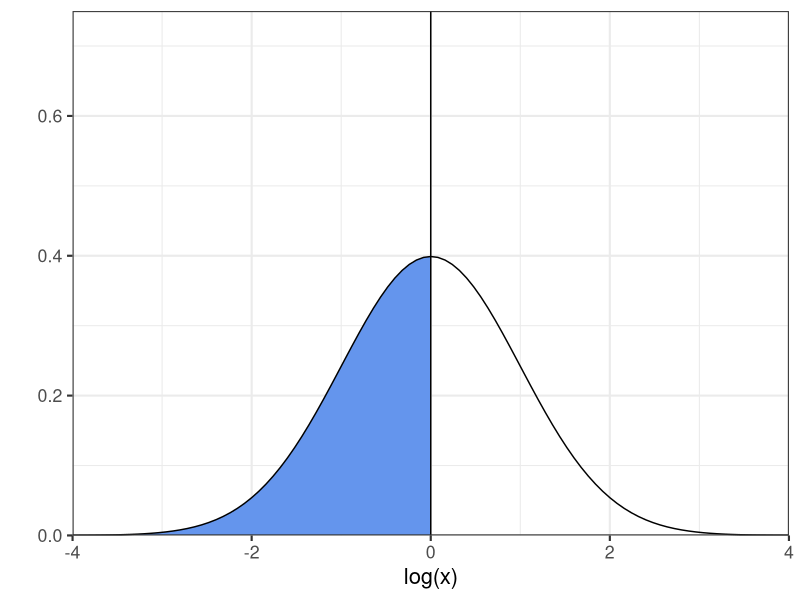
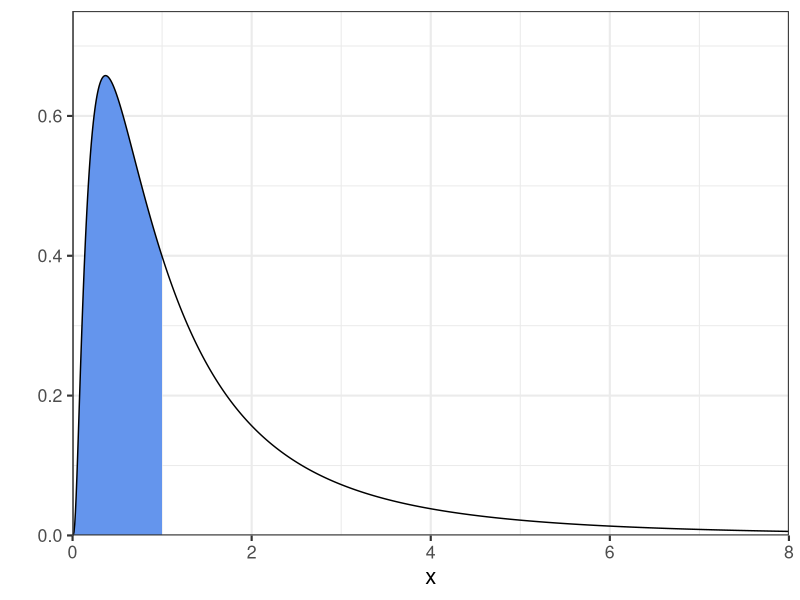

Write the R code that produced these figures, in order.
library(ggplot2)

x_grid_1 <- seq(from = -4, to = 0, length = 101)

region_to_shade1 <- data.frame(
  x = c(-4, x_grid_1, 0),
  y = c(0, dnorm(x_grid_1, log = FALSE), 0)
)

ggplot(data = data.frame(x = c(-4, 4)), mapping = aes(x = x)) +
  geom_polygon(
    mapping = aes(x = x, y = y),
    fill = "cornflowerblue",
    data = region_to_shade1) +
      stat_function(fun = dnorm) +
  geom_vline(xintercept = 0) +
  coord_cartesian(xlim = c(-4, 4), ylim = c(0, 0.75), expand = FALSE) +
  xlab("log(x)") +
  ylab("") +
  theme_bw(base_size = 16)



x_grid_2 <- seq(from = 0, to = 1, length = 101)

region_to_shade2 <- data.frame(
  x = c(0, x_grid_2, 1),
  y = c(0, dlnorm(x_grid_2, log = FALSE), 0)
)

ggplot(data = data.frame(x = c(0, 8)), mapping = aes(x = x)) +
  geom_polygon(
    mapping = aes(x = x, y = y),
    fill = "cornflowerblue",
    data = region_to_shade2) +
  stat_function(fun = dlnorm, n = 1001) +
  geom_vline(xintercept = 0) +
  coord_cartesian(xlim = c(0, 8), ylim = c(0, 0.75), expand = FALSE) +
  ylab("") +
  theme_bw(base_size = 16)

